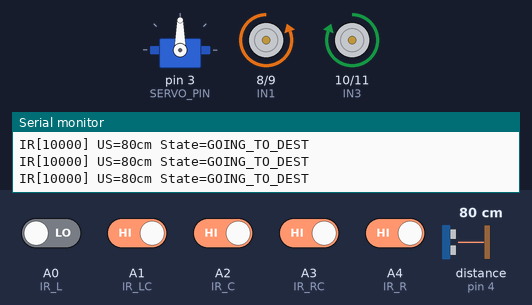
This sketch was run on a simulated Arduino Uno, built with avr-gcc and run on an emulated ATmega328P. On the bench: servo, motor-driver pin pairs drawn as motors (green arrow = first pin HIGH = forward, orange = second pin HIGH = backward, longer = more drive), the last lines printed to the serial monitor. Wiring (inferred from the names in the program): ultrasonic range finder: trigger pin 5; echo pin 4. The inputs (shaded band) are chosen by the test bench; at power-on: A1 (IR_LC), A2 (IR_C), A3 (IR_RC), A4 (IR_R) HIGH, A0 (IR_L) LOW, distance to the obstacle (sensor on pin 4) 80 cm. The echo pulse lasts 58.3 µs per cm.

Above: at 4.9 s.
5.0 s: distance to the obstacle (sensor on pin 4) set to 23 cm
6.5 s: distance to the obstacle (sensor on pin 4) set to 18 cm
At 7.08 s:
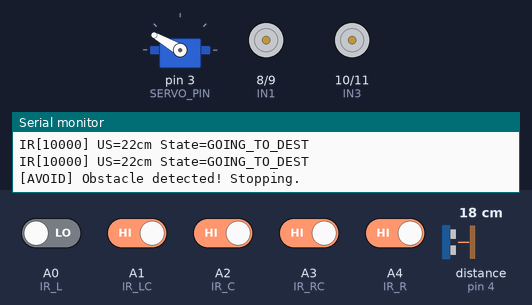
At 8.8 s:
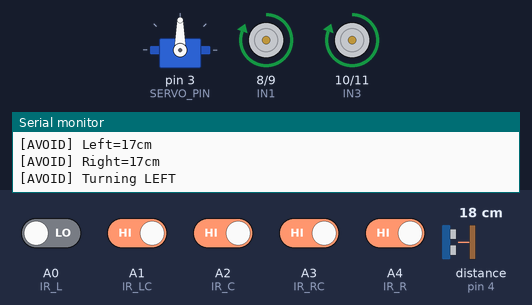
9.5 s: distance to the obstacle (sensor on pin 4) set to 35 cm
At 10.45 s:
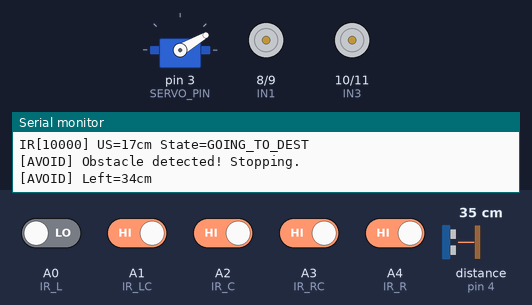
12.5 s: A0 (IR_L) driven HIGH
At 12.9 s:
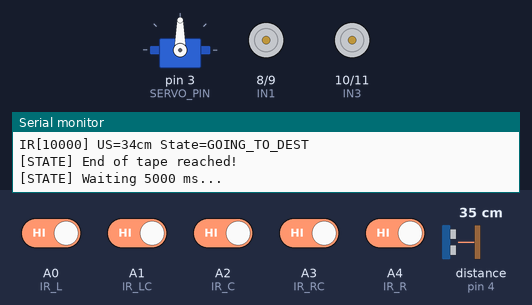
14.0 s: A0 (IR_L) driven LOW and A2 (IR_C) driven LOW
17.0 s: A2 (IR_C) driven HIGH
Timing chart, 0 to 22.7 s (numbered marks = the images above; inputs shaded):
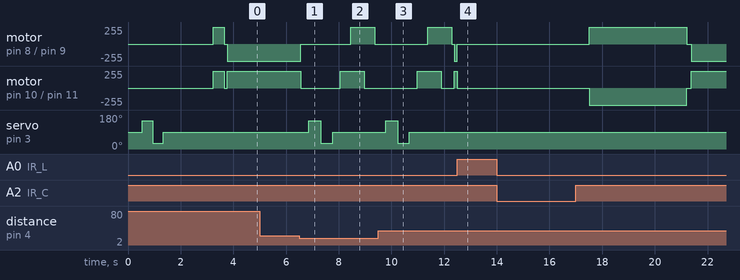

Measured:
- the behaviour switches between 21 and 20 cm on distance to the obstacle (sensor on pin 4) (found by bisection; images 0 and 1)
- after the input at 6.5 s, motor on pin 8 (IN1) / pin 9 (IN2): backward 255/255 → stopped after 0.06 s, → forward 255/255 1.9 s later, → stopped 0.90 s later; motor on pin 10 (IN3) / pin 11 (IN4): forward 255/255 → stopped after 0.06 s, → forward 255/255 1.5 s later, → stopped 0.90 s later
- after the input at 12.5 s, motor on pin 8 (IN1) / pin 9 (IN2): backward 255/255 → stopped at once; motor on pin 10 (IN3) / pin 11 (IN4): forward 255/255 → stopped at once
- after the input at 14.0 s, every drawn part: stays the same

The sketch:

autonomous_indoor_delivery_robot.ino
```cpp
// ============================================================
//  Autonomous Indoor Delivery Robot — v3.0
//  Target Board : Arduino Uno
//  Author       : Project Team
//  Date         : 2026-11-18
//
//  Hardware Summary
//  ─────────────────────────────────────────────────────────
//  5-Ch IR Sensor Array → A0 (L) .. A4 (R)
//  L298N Motor Driver   → IN1=D8, IN2=D9, IN3=D10, IN4=D11
//                         ENA / ENB jumpers ON  → full voltage, digital only
//                         Motor speed = 100 % via direct digitalWrite()
//  SG90 Servo           → Signal = D3
//  HC-SR04 Ultrasonic   → TRIG=D5, ECHO=D4
// ============================================================

#include <Servo.h>

// ============================================================
//  ★  CONFIGURABLE SETTINGS  ★
// ============================================================

// IR sensor line logic
// LOW  → sensor outputs LOW  when it sees the black line (default)
// HIGH → change to HIGH if your module has inverted output
#define LINE_DETECTED    LOW

// Obstacle detection
#define OBSTACLE_DIST_CM 20     // cm — stop & scan when obstacle is closer than this

// Mission timing
#define DEST_WAIT_MS     5000   // ms — pause at destination before U-turn
#define UTURN_BLIND_MS   700    // ms — minimum blind spin before checking IR

// Serial debug throttle
#define SERIAL_INTERVAL_MS 150  // ms — how often to print sensor data

// ============================================================
//  PIN DEFINITIONS  (do not change — matches your wiring)
// ============================================================

// 5-channel IR sensor array (analog pins used as digital inputs)
const int IR_L  = A0;   // OUT1 — Leftmost
const int IR_LC = A1;   // OUT2 — Left-Center
const int IR_C  = A2;   // OUT3 — Center
const int IR_RC = A3;   // OUT4 — Right-Center
const int IR_R  = A4;   // OUT5 — Rightmost

// L298N motor driver
const int IN1 = 8;      // Left  motor — forward wire
const int IN2 = 9;      // Left  motor — backward wire
const int IN3 = 10;     // Right motor — forward wire
const int IN4 = 11;     // Right motor — backward wire

// Servo & ultrasonic
const int SERVO_PIN = 3;
const int TRIG_PIN  = 5;
const int ECHO_PIN  = 4;

// Servo angle constants
const int SERVO_CENTER = 90;
const int SERVO_LEFT   = 150;
const int SERVO_RIGHT  = 30;

// ============================================================
//  STATE MACHINE DEFINITION
// ============================================================

enum RobotState {
  GOING_TO_DEST,     // Following black line toward destination
  TURNING_AROUND,    // Performing 180° U-turn at destination
  RETURNING_HOME,    // Following black line back to start
  MISSION_COMPLETE   // Final stop — robot stays idle
};

RobotState robotState = GOING_TO_DEST;

// ============================================================
//  GLOBALS
// ============================================================

Servo scanServo;

// Non-blocking ultrasonic cache
unsigned long lastUltrasonicMs = 0;
int           cachedDistCm     = 999;

// Non-blocking serial throttle
unsigned long lastSerialMs = 0;

// ============================================================
//  MOTOR CONTROL — Direct digitalWrite(), full voltage
//
//  ENA / ENB jumpers are installed on the L298N, so the enable
//  pins are permanently HIGH.  Motor speed is therefore always
//  100 %.  Using analogWrite() or pulsing IN1–IN4 at anything
//  less than full duty would drop below starting torque —
//  that is exactly why the wheels stopped spinning in v2.
//  Solution: plain, direct digitalWrite() only.
// ============================================================

/**
 * @brief Both motors forward — robot drives straight ahead.
 */
void moveForward() {
  digitalWrite(IN1, HIGH); digitalWrite(IN2, LOW);   // Left  → forward
  digitalWrite(IN3, HIGH); digitalWrite(IN4, LOW);   // Right → forward
}

/**
 * @brief Gentle left correction (A1 triggered).
 *        Left motor stopped, right motor forward → pivot left slowly.
 */
void steerLeft() {
  digitalWrite(IN1, LOW);  digitalWrite(IN2, LOW);   // Left  → stopped
  digitalWrite(IN3, HIGH); digitalWrite(IN4, LOW);   // Right → forward
}

/**
 * @brief Sharp left turn (A0 triggered — robot is well off-line to the right).
 *        Left motor backward, right motor forward → tight counter-clockwise spin.
 */
void turnLeftSharp() {
  digitalWrite(IN1, LOW);  digitalWrite(IN2, HIGH);  // Left  → backward
  digitalWrite(IN3, HIGH); digitalWrite(IN4, LOW);   // Right → forward
}

/**
 * @brief Gentle right correction (A3 triggered).
 *        Left motor forward, right motor stopped → pivot right slowly.
 */
void steerRight() {
  digitalWrite(IN1, HIGH); digitalWrite(IN2, LOW);   // Left  → forward
  digitalWrite(IN3, LOW);  digitalWrite(IN4, LOW);   // Right → stopped
}

/**
 * @brief Sharp right turn (A4 triggered — robot is well off-line to the left).
 *        Left motor forward, right motor backward → tight clockwise spin.
 */
void turnRightSharp() {
  digitalWrite(IN1, HIGH); digitalWrite(IN2, LOW);   // Left  → forward
  digitalWrite(IN3, LOW);  digitalWrite(IN4, HIGH);  // Right → backward
}

/**
 * @brief All four IN pins LOW — motors coast to a stop.
 */
void stopMotors() {
  digitalWrite(IN1, LOW); digitalWrite(IN2, LOW);
  digitalWrite(IN3, LOW); digitalWrite(IN4, LOW);
}

/**
 * @brief Spin in place counter-clockwise (left fwd + right rev).
 *        Used for the 180° U-turn at destination.
 */
void spinCCW() {
  digitalWrite(IN1, HIGH); digitalWrite(IN2, LOW);   // Left  → forward
  digitalWrite(IN3, LOW);  digitalWrite(IN4, HIGH);  // Right → backward
}

// ============================================================
//  ULTRASONIC SENSOR
// ============================================================

/**
 * @brief  Fire the HC-SR04 and return distance in cm.
 *
 *  Key fix: duration == 0 means pulseIn() timed out (no echo / out of range).
 *  Returning 999 ensures this is always > OBSTACLE_DIST_CM and never
 *  triggers a false obstacle stop.
 *
 *  Timeout = 25 ms → maximum measurable range ≈ 215 cm.
 *  The call never blocks longer than 25 ms.
 */
int getDistance() {
  digitalWrite(TRIG_PIN, LOW);
  delayMicroseconds(2);
  digitalWrite(TRIG_PIN, HIGH);
  delayMicroseconds(10);
  digitalWrite(TRIG_PIN, LOW);

  long duration = pulseIn(ECHO_PIN, HIGH, 25000UL);  // 25 ms timeout

  if (duration == 0) return 999;   // no echo = no obstacle in range
  return (int)(duration / 58L);    // µs / 58 = cm
}

/**
 * @brief  Non-blocking ultrasonic update.
 *         Pings the sensor at most once every 80 ms and stores
 *         the result in cachedDistCm so the main loop is not blocked.
 */
void updateUltrasonic() {
  if (millis() - lastUltrasonicMs >= 80UL) {
    cachedDistCm     = getDistance();
    lastUltrasonicMs = millis();
  }
}

// ============================================================
//  OBSTACLE SCAN & AVOIDANCE
// ============================================================

/**
 * @brief  Called when cachedDistCm drops below OBSTACLE_DIST_CM.
 *
 *  Sequence:
 *   1. Stop motors.
 *   2. Servo → 150° (left),  wait 450 ms, read leftDist.
 *   3. Servo →  30° (right), wait 450 ms, read rightDist.
 *   4. Servo →  90° (center),wait 300 ms.
 *   5. Turn toward the clearer side (400 ms).
 *   6. Drive forward past the obstacle (500 ms).
 *   7. Turn back toward the line (400 ms).
 *   8. Drive until any IR sensor re-acquires the black line (3 s timeout).
 */
void scanAndAvoidObstacle() {
  Serial.println(F("[AVOID] Obstacle detected! Stopping."));
  stopMotors();
  delay(300);

  // ── Scan LEFT ─────────────────────────────────────────
  scanServo.write(SERVO_LEFT);
  delay(450);
  int leftDist = getDistance();
  Serial.print(F("[AVOID] Left="));  Serial.print(leftDist);  Serial.println(F("cm"));

  // ── Scan RIGHT ────────────────────────────────────────
  scanServo.write(SERVO_RIGHT);
  delay(450);
  int rightDist = getDistance();
  Serial.print(F("[AVOID] Right=")); Serial.print(rightDist); Serial.println(F("cm"));

  // ── Return servo to centre ────────────────────────────
  scanServo.write(SERVO_CENTER);
  delay(300);

  // ── Choose the side with more clearance ───────────────
  bool goLeft = (leftDist >= rightDist);
  Serial.print(F("[AVOID] Turning "));
  Serial.println(goLeft ? F("LEFT") : F("RIGHT"));

  // ── Phase 1: Turn away from obstacle (400 ms) ─────────
  if (goLeft) { steerLeft(); } else { steerRight(); }
  delay(400);

  // ── Phase 2: Drive forward past obstacle (500 ms) ─────
  moveForward();
  delay(500);

  // ── Phase 3: Turn back toward line (400 ms) ───────────
  if (goLeft) { steerRight(); } else { steerLeft(); }
  delay(400);

  // ── Phase 4: Drive until IR re-acquires line (3 s max) ─
  Serial.println(F("[AVOID] Re-acquiring line..."));
  unsigned long t0 = millis();
  while (millis() - t0 < 3000UL) {
    moveForward();
    bool anyLine = (digitalRead(IR_L)  == LINE_DETECTED) ||
                   (digitalRead(IR_LC) == LINE_DETECTED) ||
                   (digitalRead(IR_C)  == LINE_DETECTED) ||
                   (digitalRead(IR_RC) == LINE_DETECTED) ||
                   (digitalRead(IR_R)  == LINE_DETECTED);
    if (anyLine) {
      Serial.println(F("[AVOID] Line re-acquired!"));
      break;
    }
    delay(20);
  }

  stopMotors();
  delay(100);
}

// ============================================================
//  LINE FOLLOWING  — 5-level steering
// ============================================================

/**
 * @brief  Read all 5 IR sensors, apply the correct motor command, and
 *         return true when the end of the tape is reached.
 *
 *  End-of-tape detection: all 5 sensors see NO line simultaneously.
 *  This means the robot has driven past the last piece of tape and
 *  is now on bare floor — that is the destination / home trigger.
 *
 *  Steering priority while tape is present (highest → lowest urgency):
 *
 *   Condition          Sensor(s) active   Action
 *   ─────────────────────────────────────────────────────────
 *   Sharp left needed  A0 (leftmost)     turnLeftSharp()
 *   Gentle left        A1                steerLeft()
 *   Gentle right       A3                steerRight()
 *   Sharp right needed A4 (rightmost)    turnRightSharp()
 *   On track           A2 centre only    moveForward()
 *   End of tape        ALL 5 off line    stopMotors(), return true
 *
 * @return  true when all 5 sensors detect NO line (end of tape reached).
 */
bool followLine() {
  bool sL  = (digitalRead(IR_L)  == LINE_DETECTED);  // A0
  bool sLC = (digitalRead(IR_LC) == LINE_DETECTED);  // A1
  bool sC  = (digitalRead(IR_C)  == LINE_DETECTED);  // A2
  bool sRC = (digitalRead(IR_RC) == LINE_DETECTED);  // A3
  bool sR  = (digitalRead(IR_R)  == LINE_DETECTED);  // A4

  // ── Sharp left (A0 dominates) ─────────────────────────
  if (sL)       { turnLeftSharp();  return false; }

  // ── Gentle left (A1) ──────────────────────────────────
  if (sLC)      { steerLeft();      return false; }

  // ── Gentle right (A3) ─────────────────────────────────
  if (sRC)      { steerRight();     return false; }

  // ── Sharp right (A4 dominates) ────────────────────────
  if (sR)       { turnRightSharp(); return false; }

  // ── Centre only → straight ahead ──────────────────────
  if (sC)       { moveForward();    return false; }

  // ── ALL 5 sensors off line → end of tape reached ──────
  // No sensor sees the line: the robot has followed the tape to its
  // physical end and is now on bare floor. Stop and signal the caller.
  stopMotors();
  return true;
}

// ============================================================
//  U-TURN  (180° spin-in-place at destination)
// ============================================================

/**
 * @brief  Spin counter-clockwise in place until the center sensor A2
 *         re-acquires the black line (now pointing back toward home).
 *
 *  Phase 1 — Blind spin: ignore IR for UTURN_BLIND_MS (700 ms).
 *             Ensures the robot has cleared the destination marker
 *             before it starts checking the centre IR sensor.
 *
 *  Phase 2 — Guided spin: keep spinning until A2 sees the line,
 *             with a 3000 ms safety timeout.
 */
void doUTurn() {
  Serial.println(F("[UTURN] Starting 180 deg U-turn..."));

  // Phase 1: blind spin — do not check IR yet
  spinCCW();
  delay(UTURN_BLIND_MS);

  // Phase 2: guided spin — wait for centre sensor to find the return line
  unsigned long tOut = millis();
  while (millis() - tOut < 3000UL) {
    spinCCW();  // keep calling so it stays running in the while loop
    if (digitalRead(IR_C) == LINE_DETECTED) {
      Serial.println(F("[UTURN] Centre IR found line!"));
      break;
    }
    delay(10);
  }

  stopMotors();
  delay(150);
  Serial.println(F("[UTURN] Complete."));
}

// ============================================================
//  SERIAL DEBUG PRINTER  (non-blocking — throttled)
// ============================================================

void printDebug() {
  if (millis() - lastSerialMs < (unsigned long)SERIAL_INTERVAL_MS) return;
  lastSerialMs = millis();

  bool sL  = (digitalRead(IR_L)  == LINE_DETECTED);
  bool sLC = (digitalRead(IR_LC) == LINE_DETECTED);
  bool sC  = (digitalRead(IR_C)  == LINE_DETECTED);
  bool sRC = (digitalRead(IR_RC) == LINE_DETECTED);
  bool sR  = (digitalRead(IR_R)  == LINE_DETECTED);

  Serial.print(F("IR["));
  Serial.print(sL  ? '1' : '0');
  Serial.print(sLC ? '1' : '0');
  Serial.print(sC  ? '1' : '0');
  Serial.print(sRC ? '1' : '0');
  Serial.print(sR  ? '1' : '0');
  Serial.print(F("] US="));
  Serial.print(cachedDistCm);
  Serial.print(F("cm State="));

  switch (robotState) {
    case GOING_TO_DEST:    Serial.println(F("GOING_TO_DEST"));    break;
    case TURNING_AROUND:   Serial.println(F("TURNING_AROUND"));   break;
    case RETURNING_HOME:   Serial.println(F("RETURNING_HOME"));   break;
    case MISSION_COMPLETE: Serial.println(F("MISSION_COMPLETE")); break;
  }
}

// ============================================================
//  SETUP
// ============================================================

void setup() {
  Serial.begin(9600);
  Serial.println(F("================================================"));
  Serial.println(F(" Autonomous Delivery Robot — v3.0 Boot         "));
  Serial.println(F("================================================"));

  // ── Motor pins ────────────────────────────────────────
  pinMode(IN1, OUTPUT); pinMode(IN2, OUTPUT);
  pinMode(IN3, OUTPUT); pinMode(IN4, OUTPUT);
  stopMotors();   // ensure motors off at boot

  // ── Ultrasonic pins ───────────────────────────────────
  pinMode(TRIG_PIN, OUTPUT);
  pinMode(ECHO_PIN, INPUT);
  digitalWrite(TRIG_PIN, LOW);

  // ── IR sensor pins (analog used as digital) ───────────
  pinMode(IR_L,  INPUT);
  pinMode(IR_LC, INPUT);
  pinMode(IR_C,  INPUT);
  pinMode(IR_RC, INPUT);
  pinMode(IR_R,  INPUT);

  // ── Servo self-test sweep ─────────────────────────────
  // Visually confirms servo wiring and motion before the robot moves.
  // Sequence: 90 (centre) -> 150 (left) -> 30 (right) -> 90 (centre)
  scanServo.attach(SERVO_PIN);
  Serial.println(F("[SERVO] Self-test: 90 -> 150 -> 30 -> 90"));
  scanServo.write(SERVO_CENTER); delay(400);
  scanServo.write(SERVO_LEFT);   delay(400);
  scanServo.write(SERVO_RIGHT);  delay(400);
  scanServo.write(SERVO_CENTER); delay(400);
  Serial.println(F("[SERVO] Self-test complete. Servo parked at 90."));

  // ── Pre-start delay ───────────────────────────────────
  Serial.println(F("[INIT] Waiting 1500 ms..."));
  delay(1500);

  // ── Start-line clearance drive ────────────────────────
  // Drive forward 400 ms to leave the starting cross-marker so the
  // all-5-sensors station detect does not fire immediately.
  Serial.println(F("[INIT] Start clearance: forward 400 ms..."));
  moveForward();
  delay(400);
  stopMotors();
  delay(100);

  // ── Set initial state ─────────────────────────────────
  robotState = GOING_TO_DEST;
  Serial.println(F("[STATE] -> GOING_TO_DEST"));
  Serial.println(F("[INIT] Mission started!"));
}

// ============================================================
//  MAIN LOOP
// ============================================================

void loop() {
  // ── Non-blocking background tasks ─────────────────────
  updateUltrasonic();   // ping HC-SR04 every 80 ms, store in cachedDistCm
  printDebug();         // print sensor snapshot every 150 ms

  // ── State machine ─────────────────────────────────────
  switch (robotState) {

    // ════════════════════════════════════════════════════
    //  STATE 1 — Drive to destination while following line
    // ════════════════════════════════════════════════════
    case GOING_TO_DEST: {

      // Priority 1: obstacle check
      // cachedDistCm >= 2    → filters sensor noise near zero
      // cachedDistCm == 999  → no echo = clear path, skip avoidance
      if (cachedDistCm >= 2 && cachedDistCm < OBSTACLE_DIST_CM) {
        scanAndAvoidObstacle();
        break;
      }

      // Priority 2: follow the line
      bool atDest = followLine();

      if (atDest) {
        // ── All 5 sensors off line → end of tape reached ──
        Serial.println(F("[STATE] End of tape reached!"));
        stopMotors();

        // ── Wait at destination ─────────────────────────
        Serial.print(F("[STATE] Waiting "));
        Serial.print(DEST_WAIT_MS);
        Serial.println(F(" ms..."));
        delay(DEST_WAIT_MS);

        // ── Perform U-turn ──────────────────────────────
        robotState = TURNING_AROUND;
        Serial.println(F("[STATE] -> TURNING_AROUND"));
        doUTurn();

        // ── Begin return journey ────────────────────────
        robotState = RETURNING_HOME;
        Serial.println(F("[STATE] -> RETURNING_HOME"));
      }
      break;
    }

    // ════════════════════════════════════════════════════
    //  STATE 2 — Turning (doUTurn is called inline above)
    // ════════════════════════════════════════════════════
    case TURNING_AROUND:
      // Entered and exited inside GOING_TO_DEST block above.
      // Defensive stop if we ever land here alone.
      stopMotors();
      break;

    // ════════════════════════════════════════════════════
    //  STATE 3 — Follow line back home
    // ════════════════════════════════════════════════════
    case RETURNING_HOME: {

      bool atHome = followLine();

      if (atHome) {
        Serial.println(F("[STATE] Start of tape reached! Mission complete."));
        stopMotors();
        robotState = MISSION_COMPLETE;
        Serial.println(F("[STATE] -> MISSION_COMPLETE"));
        Serial.println(F("================================================"));
        Serial.println(F(" Round-trip delivery mission accomplished!      "));
        Serial.println(F("================================================"));
      }
      break;
    }

    // ════════════════════════════════════════════════════
    //  STATE 4 — Mission done — stay stopped permanently
    // ════════════════════════════════════════════════════
    case MISSION_COMPLETE:
      stopMotors();
      // printDebug() above keeps printing MISSION_COMPLETE for visibility.
      break;

  } // end switch
}
```
